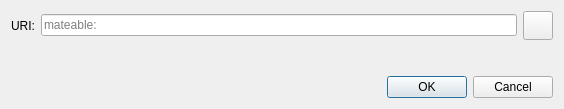
<?xml version="1.0" encoding="UTF-8"?>
<ui version="4.0">
 <class>OpenURIDialog</class>
 <widget class="QDialog" name="OpenURIDialog">
  <property name="geometry">
   <rect>
    <x>0</x>
    <y>0</y>
    <width>564</width>
    <height>109</height>
   </rect>
  </property>
  <property name="windowTitle">
   <string>Open mateable URI</string>
  </property>
  <layout class="QVBoxLayout" name="verticalLayout">
   <item>
    <layout class="QHBoxLayout" name="horizontalLayout">
     <item>
      <widget class="QLabel" name="label">
       <property name="text">
        <string>URI:</string>
       </property>
      </widget>
     </item>
     <item>
      <widget class="QValidatedLineEdit" name="uriEdit">
       <property name="placeholderText">
        <string notr="true">mateable:</string>
       </property>
      </widget>
     </item>
     <item>
      <widget class="QToolButton" name="pasteButton">
       <property name="toolTip">
        <string extracomment="Tooltip text for button that allows you to paste an address that is in your clipboard.">Paste address from clipboard</string>
       </property>
       <property name="text">
        <string/>
       </property>
       <property name="icon">
        <iconset resource="../bitcoin.qrc">
         <normaloff>:/icons/editpaste</normaloff>:/icons/editpaste
        </iconset>
       </property>
       <property name="iconSize">
        <size>
         <width>22</width>
         <height>22</height>
        </size>
       </property>
      </widget>
     </item>
    </layout>
   </item>
   <item>
    <spacer name="verticalSpacer">
     <property name="orientation">
      <enum>Qt::Vertical</enum>
     </property>
     <property name="sizeHint" stdset="0">
      <size>
       <width>20</width>
       <height>40</height>
      </size>
     </property>
    </spacer>
   </item>
   <item>
    <widget class="QDialogButtonBox" name="buttonBox">
     <property name="orientation">
      <enum>Qt::Horizontal</enum>
     </property>
     <property name="standardButtons">
      <set>QDialogButtonBox::Cancel|QDialogButtonBox::Ok</set>
     </property>
    </widget>
   </item>
  </layout>
 </widget>
 <customwidgets>
  <customwidget>
   <class>QValidatedLineEdit</class>
   <extends>QLineEdit</extends>
   <header>qt/qvalidatedlineedit.h</header>
  </customwidget>
 </customwidgets>
 <resources/>
 <connections>
  <connection>
   <sender>buttonBox</sender>
   <signal>accepted()</signal>
   <receiver>OpenURIDialog</receiver>
   <slot>accept()</slot>
   <hints>
    <hint type="sourcelabel">
     <x>248</x>
     <y>254</y>
    </hint>
    <hint type="destinationlabel">
     <x>157</x>
     <y>274</y>
    </hint>
   </hints>
  </connection>
  <connection>
   <sender>buttonBox</sender>
   <signal>rejected()</signal>
   <receiver>OpenURIDialog</receiver>
   <slot>reject()</slot>
   <hints>
    <hint type="sourcelabel">
     <x>316</x>
     <y>260</y>
    </hint>
    <hint type="destinationlabel">
     <x>286</x>
     <y>274</y>
    </hint>
   </hints>
  </connection>
 </connections>
</ui>
